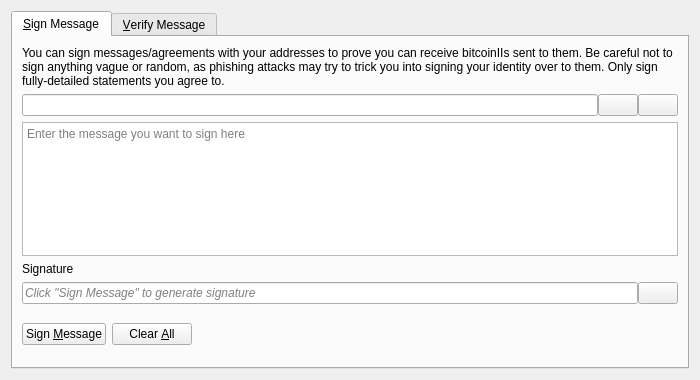
<?xml version="1.0" encoding="UTF-8"?>
<ui version="4.0">
 <class>SignVerifyMessageDialog</class>
 <widget class="QDialog" name="SignVerifyMessageDialog">
  <property name="geometry">
   <rect>
    <x>0</x>
    <y>0</y>
    <width>700</width>
    <height>380</height>
   </rect>
  </property>
  <property name="windowTitle">
   <string>Signatures - Sign / Verify a Message</string>
  </property>
  <property name="modal">
   <bool>true</bool>
  </property>
  <layout class="QVBoxLayout" name="verticalLayout">
   <item>
    <widget class="QTabWidget" name="tabWidget">
     <property name="currentIndex">
      <number>0</number>
     </property>
     <widget class="QWidget" name="tabSignMessage">
      <attribute name="title">
       <string>&amp;Sign Message</string>
      </attribute>
      <layout class="QVBoxLayout" name="verticalLayout_SM">
       <item>
        <widget class="QLabel" name="infoLabel_SM">
         <property name="text">
          <string>You can sign messages/agreements with your addresses to prove you can receive bitcoinIIs sent to them. Be careful not to sign anything vague or random, as phishing attacks may try to trick you into signing your identity over to them. Only sign fully-detailed statements you agree to.</string>
         </property>
         <property name="textFormat">
          <enum>Qt::PlainText</enum>
         </property>
         <property name="wordWrap">
          <bool>true</bool>
         </property>
        </widget>
       </item>
       <item>
        <layout class="QHBoxLayout" name="horizontalLayout_1_SM">
         <property name="spacing">
          <number>0</number>
         </property>
         <item>
          <widget class="QValidatedLineEdit" name="addressIn_SM">
           <property name="toolTip">
            <string>The BitcoinII address to sign the message with</string>
           </property>
          </widget>
         </item>
         <item>
          <widget class="QPushButton" name="addressBookButton_SM">
           <property name="toolTip">
            <string>Choose previously used address</string>
           </property>
           <property name="text">
            <string/>
           </property>
           <property name="icon">
            <iconset resource="../bitcoinII.qrc">
             <normaloff>:/icons/address-book</normaloff>:/icons/address-book</iconset>
           </property>
           <property name="shortcut">
            <string>Alt+A</string>
           </property>
           <property name="autoDefault">
            <bool>false</bool>
           </property>
          </widget>
         </item>
         <item>
          <widget class="QPushButton" name="pasteButton_SM">
           <property name="toolTip">
            <string>Paste address from clipboard</string>
           </property>
           <property name="text">
            <string/>
           </property>
           <property name="icon">
            <iconset resource="../bitcoinII.qrc">
             <normaloff>:/icons/editpaste</normaloff>:/icons/editpaste</iconset>
           </property>
           <property name="shortcut">
            <string>Alt+P</string>
           </property>
           <property name="autoDefault">
            <bool>false</bool>
           </property>
          </widget>
         </item>
        </layout>
       </item>
       <item>
        <widget class="QPlainTextEdit" name="messageIn_SM">
         <property name="toolTip">
          <string>Enter the message you want to sign here</string>
         </property>
         <property name="placeholderText">
          <string>Enter the message you want to sign here</string>
         </property>
        </widget>
       </item>
       <item>
        <widget class="QLabel" name="signatureLabel_SM">
         <property name="text">
          <string>Signature</string>
         </property>
         <property name="textFormat">
          <enum>Qt::PlainText</enum>
         </property>
        </widget>
       </item>
       <item>
        <layout class="QHBoxLayout" name="horizontalLayout_2_SM">
         <property name="spacing">
          <number>0</number>
         </property>
         <item>
          <widget class="QLineEdit" name="signatureOut_SM">
           <property name="placeholderText">
            <string>Click "Sign Message" to generate signature</string>
           </property>
           <property name="font">
            <font>
             <italic>true</italic>
            </font>
           </property>
           <property name="readOnly">
            <bool>true</bool>
           </property>
          </widget>
         </item>
         <item>
          <widget class="QPushButton" name="copySignatureButton_SM">
           <property name="toolTip">
            <string>Copy the current signature to the system clipboard</string>
           </property>
           <property name="text">
            <string/>
           </property>
           <property name="icon">
            <iconset resource="../bitcoinII.qrc">
             <normaloff>:/icons/editcopy</normaloff>:/icons/editcopy</iconset>
           </property>
           <property name="autoDefault">
            <bool>false</bool>
           </property>
          </widget>
         </item>
        </layout>
       </item>
       <item>
        <layout class="QHBoxLayout" name="horizontalLayout_3_SM">
         <item>
          <widget class="QPushButton" name="signMessageButton_SM">
           <property name="toolTip">
            <string>Sign the message to prove you own this BitcoinII address</string>
           </property>
           <property name="text">
            <string>Sign &amp;Message</string>
           </property>
           <property name="icon">
            <iconset resource="../bitcoinII.qrc">
             <normaloff>:/icons/edit</normaloff>:/icons/edit</iconset>
           </property>
           <property name="autoDefault">
            <bool>false</bool>
           </property>
          </widget>
         </item>
         <item>
          <widget class="QPushButton" name="clearButton_SM">
           <property name="toolTip">
            <string>Reset all sign message fields</string>
           </property>
           <property name="text">
            <string>Clear &amp;All</string>
           </property>
           <property name="icon">
            <iconset resource="../bitcoinII.qrc">
             <normaloff>:/icons/remove</normaloff>:/icons/remove</iconset>
           </property>
           <property name="autoDefault">
            <bool>false</bool>
           </property>
          </widget>
         </item>
         <item>
          <spacer name="horizontalSpacer_1_SM">
           <property name="orientation">
            <enum>Qt::Horizontal</enum>
           </property>
           <property name="sizeHint" stdset="0">
            <size>
             <width>40</width>
             <height>48</height>
            </size>
           </property>
          </spacer>
         </item>
         <item>
          <widget class="QLabel" name="statusLabel_SM">
           <property name="font">
            <font>
             <weight>75</weight>
             <bold>true</bold>
            </font>
           </property>
           <property name="text">
            <string/>
           </property>
           <property name="wordWrap">
            <bool>true</bool>
           </property>
          </widget>
         </item>
         <item>
          <spacer name="horizontalSpacer_2_SM">
           <property name="orientation">
            <enum>Qt::Horizontal</enum>
           </property>
           <property name="sizeHint" stdset="0">
            <size>
             <width>40</width>
             <height>48</height>
            </size>
           </property>
          </spacer>
         </item>
        </layout>
       </item>
      </layout>
     </widget>
     <widget class="QWidget" name="tabVerifyMessage">
      <attribute name="title">
       <string>&amp;Verify Message</string>
      </attribute>
      <layout class="QVBoxLayout" name="verticalLayout_VM">
       <item>
        <widget class="QLabel" name="infoLabel_VM">
         <property name="text">
          <string>Enter the receiver's address, message (ensure you copy line breaks, spaces, tabs, etc. exactly) and signature below to verify the message. Be careful not to read more into the signature than what is in the signed message itself, to avoid being tricked by a man-in-the-middle attack. Note that this only proves the signing party receives with the address, it cannot prove sendership of any transaction!</string>
         </property>
         <property name="textFormat">
          <enum>Qt::PlainText</enum>
         </property>
         <property name="alignment">
          <set>Qt::AlignLeading|Qt::AlignLeft|Qt::AlignTop</set>
         </property>
         <property name="wordWrap">
          <bool>true</bool>
         </property>
        </widget>
       </item>
       <item>
        <layout class="QHBoxLayout" name="horizontalLayout_1_VM">
         <property name="spacing">
          <number>0</number>
         </property>
         <item>
          <widget class="QValidatedLineEdit" name="addressIn_VM">
           <property name="toolTip">
            <string>The BitcoinII address the message was signed with</string>
           </property>
          </widget>
         </item>
         <item>
          <widget class="QPushButton" name="addressBookButton_VM">
           <property name="toolTip">
            <string>Choose previously used address</string>
           </property>
           <property name="text">
            <string/>
           </property>
           <property name="icon">
            <iconset resource="../bitcoinII.qrc">
             <normaloff>:/icons/address-book</normaloff>:/icons/address-book</iconset>
           </property>
           <property name="shortcut">
            <string>Alt+A</string>
           </property>
           <property name="autoDefault">
            <bool>false</bool>
           </property>
          </widget>
         </item>
        </layout>
       </item>
       <item>
        <widget class="QPlainTextEdit" name="messageIn_VM">
          <property name="toolTip">
            <string>The signed message to verify</string>
          </property>
          <property name="placeholderText">
            <string>The signed message to verify</string>
          </property>
        </widget>
       </item>
       <item>
        <widget class="QValidatedLineEdit" name="signatureIn_VM">
          <property name="toolTip">
            <string>The signature given when the message was signed</string>
          </property>
          <property name="placeholderText">
            <string>The signature given when the message was signed</string>
          </property>
        </widget>
       </item>
       <item>
        <layout class="QHBoxLayout" name="horizontalLayout_2_VM">
         <item>
          <widget class="QPushButton" name="verifyMessageButton_VM">
           <property name="toolTip">
            <string>Verify the message to ensure it was signed with the specified BitcoinII address</string>
           </property>
           <property name="text">
            <string>Verify &amp;Message</string>
           </property>
           <property name="icon">
            <iconset resource="../bitcoinII.qrc">
             <normaloff>:/icons/transaction_0</normaloff>:/icons/transaction_0</iconset>
           </property>
           <property name="autoDefault">
            <bool>false</bool>
           </property>
          </widget>
         </item>
         <item>
          <widget class="QPushButton" name="clearButton_VM">
           <property name="toolTip">
            <string>Reset all verify message fields</string>
           </property>
           <property name="text">
            <string>Clear &amp;All</string>
           </property>
           <property name="icon">
            <iconset resource="../bitcoinII.qrc">
             <normaloff>:/icons/remove</normaloff>:/icons/remove</iconset>
           </property>
           <property name="autoDefault">
            <bool>false</bool>
           </property>
          </widget>
         </item>
         <item>
          <spacer name="horizontalSpacer_1_VM">
           <property name="orientation">
            <enum>Qt::Horizontal</enum>
           </property>
           <property name="sizeHint" stdset="0">
            <size>
             <width>40</width>
             <height>48</height>
            </size>
           </property>
          </spacer>
         </item>
         <item>
          <widget class="QLabel" name="statusLabel_VM">
           <property name="font">
            <font>
             <weight>75</weight>
             <bold>true</bold>
            </font>
           </property>
           <property name="text">
            <string/>
           </property>
           <property name="wordWrap">
            <bool>true</bool>
           </property>
          </widget>
         </item>
         <item>
          <spacer name="horizontalSpacer_2_VM">
           <property name="orientation">
            <enum>Qt::Horizontal</enum>
           </property>
           <property name="sizeHint" stdset="0">
            <size>
             <width>40</width>
             <height>48</height>
            </size>
           </property>
          </spacer>
         </item>
        </layout>
       </item>
      </layout>
     </widget>
    </widget>
   </item>
  </layout>
 </widget>
 <customwidgets>
  <customwidget>
   <class>QValidatedLineEdit</class>
   <extends>QLineEdit</extends>
   <header>qt/qvalidatedlineedit.h</header>
  </customwidget>
 </customwidgets>
 <resources>
  <include location="../bitcoinII.qrc"/>
 </resources>
 <connections/>
</ui>
